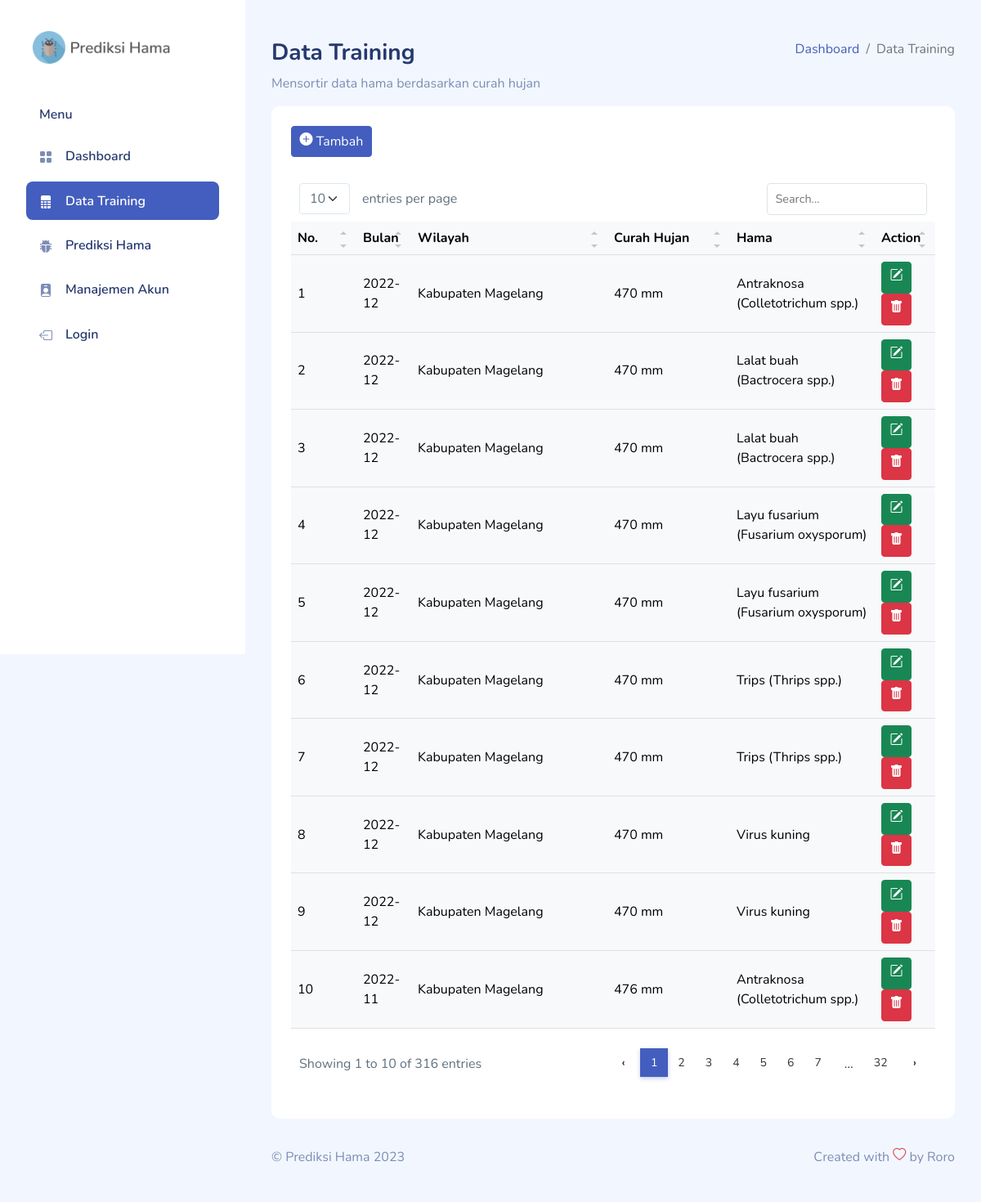
Page /index.php/training on the committed database.
### tables this page shows
CREATE TABLE `data_training` (
  `id_data` int(11) NOT NULL,
  `bulan` varchar(255) NOT NULL,
  `wilayah` varchar(255) NOT NULL,
  `curah_hujan` varchar(255) NOT NULL,
  `hama` text NOT NULL
);

### application/controllers/Training.php (called while the page is built, shortened)
<?php
class Training extends CI_Controller
{
  public function __construct()
  {
    $this->load->model('Data_model');
  }
  public function index()
  {
    $judul = [
      'title' => 'List Training',
      'sub_title' => ''
    ];
    $data['data'] = $this->Data_model->tampilList();
    $this->load->view('data_train/index', $judul + $data);
  }
}

### index.php (called while the page is built, shortened)
<?php
require_once BASEPATH.'core/CodeIgniter.php';

### application/models/Data_model.php (called while the page is built, shortened)
<?php
class Data_model extends CI_Model
{
  public function tampilList()
  {
    $this->db->select('*');
    $this->db->from('data_training');
    $this->db->order_by('bulan', 'DESC');
    $query = $this->db->get();
    return $query->result_array();
  }
}

### application/views/data_train/index.php (the view, shortened to what this page needs)
<!DOCTYPE html>
<html lang="en" data-bs-theme="light">
<head>
</head>
<body class="light">
	<div id="app">
		<div id="main">
			<div class="page-heading">
				<div class="page-title">
					<div class="row">
						<div class="col-12 col-md-6 order-md-1 order-last">
							<h3>Data Training</h3>
							<p class="text-subtitle text-muted">Mensortir data hama berdasarkan curah hujan</p>
						</div>
						<div class="col-12 col-md-6 order-md-2 order-first">
							<nav aria-label="breadcrumb" class="breadcrumb-header float-start float-lg-end">
								<ol class="breadcrumb">
									<li class="breadcrumb-item"><a href="<?= base_url('dashboard') ?>">Dashboard</a></li>
									<li class="breadcrumb-item active" aria-current="page">Data Training</li>
								</ol>
							</nav>
						</div>
					</div>
				</div>
				<section class="section">
					<div class="card">
						<div class="card-header">
							<a href="<?= base_url() ?>training/tambah" class="btn icon icon-left btn-primary">
								<i class="bi bi-plus-circle-fill"></i> Tambah
							</a>
						</div>
						<div class="card-body">
							<table class="table table-light" id="table1">
								<thead>
									<tr>
										<th width="80px">No.</th>
										<th>Bulan</th>
										<th width="240px">Wilayah</th>
										<th width="150px">Curah Hujan</th>
										<th>Hama</th>
										<th>Action</th>
									</tr>
								</thead>
								<tbody>
									<?php $no = 1;
									foreach ($data as $key) : ?>
										<tr>
											<td> <?= $no++; ?> </td>
											<td> <?= $key['bulan']; ?> </td>
											<td> <?= $key['wilayah']; ?> </td>
											<td> <?= $key['curah_hujan']; ?> mm </td>
											<td> <?= $key['hama']; ?> </td>
											<td>
												<a href="<?= base_url() ?>training/edit/<?= $key['id_data']; ?>" class="btn icon btn-success"><i class="bi bi-pencil-square"></i></a>
												<a href="<?= base_url() ?>training/hapus/<?= $key['id_data']; ?>" onclick="return confirm('Apakah Anda ingin menghapus data?');" class="btn icon btn-danger" data-popup="tooltip" data-placement="top" title="Hapus Data"><i class="bi bi-trash-fill"></i></a>
											</td>
										</tr>
									<?php endforeach; ?>
								</tbody>
							</table>
						</div>
					</div>
				</section>
			</div>
		</div>
	</div>
</body>
</html>

### assets/css/app.css (style rules this page uses)
.btn i, .btn svg { width: 16px; height: 16px; }
.btn.icon { padding: 0.4rem 0.6rem; }
.btn.btn-danger, .btn.btn-info, .btn.btn-primary, .btn.btn-secondary, .btn.btn-success, .btn.btn-warning { color: #fff; }
.card { margin-bottom: 2.2rem; border: none; }
.card .card-header { border: none; }
.card .card-header ~ .card-body { padding-top: 0; }
.card .card-body { padding: 1.5rem; }
.dataTable-table td, .dataTable-table thead th, .table td, .table thead th { vertical-align: middle; }
.dataTable-table:not(.table-borderless) thead th, .table:not(.table-borderless) thead th { border-bottom: 1px solid #dedede !important; }
.bi { width: 1rem; height: 1rem; }
#main { margin-left: 300px; padding: 2rem; }
.page-heading { margin: 0 0 2rem; }
.page-heading h3 { font-weight: 700; }
a { text-decoration: none; }

### rows in the picture
data_training: bulan "2022-12", wilayah "Kabupaten Magelang", curah_hujan "470", hama "Antraknosa (Colletotrichum spp.)"
data_training: bulan "2022-12", wilayah "Kabupaten Magelang", curah_hujan "470", hama "Lalat buah (Bactrocera spp.)"
data_training: bulan "2022-12", wilayah "Kabupaten Magelang", curah_hujan "470", hama "Lalat buah (Bactrocera spp.)"
data_training: bulan "2022-12", wilayah "Kabupaten Magelang", curah_hujan "470", hama "Layu fusarium (Fusarium oxysporum)"
data_training: bulan "2022-12", wilayah "Kabupaten Magelang", curah_hujan "470", hama "Layu fusarium (Fusarium oxysporum)"
data_training: bulan "2022-12", wilayah "Kabupaten Magelang", curah_hujan "470", hama "Trips (Thrips spp.)"
data_training: bulan "2022-12", wilayah "Kabupaten Magelang", curah_hujan "470", hama "Trips (Thrips spp.)"
data_training: bulan "2022-12", wilayah "Kabupaten Magelang", curah_hujan "470", hama "Virus kuning"
data_training: bulan "2022-12", wilayah "Kabupaten Magelang", curah_hujan "470", hama "Virus kuning"
data_training: bulan "2022-11", wilayah "Kabupaten Magelang", curah_hujan "476", hama "Antraknosa (Colletotrichum spp.)"

### other values in the picture
SITE_NAME "Prediksi Hama"
Date('Y') "2023"
